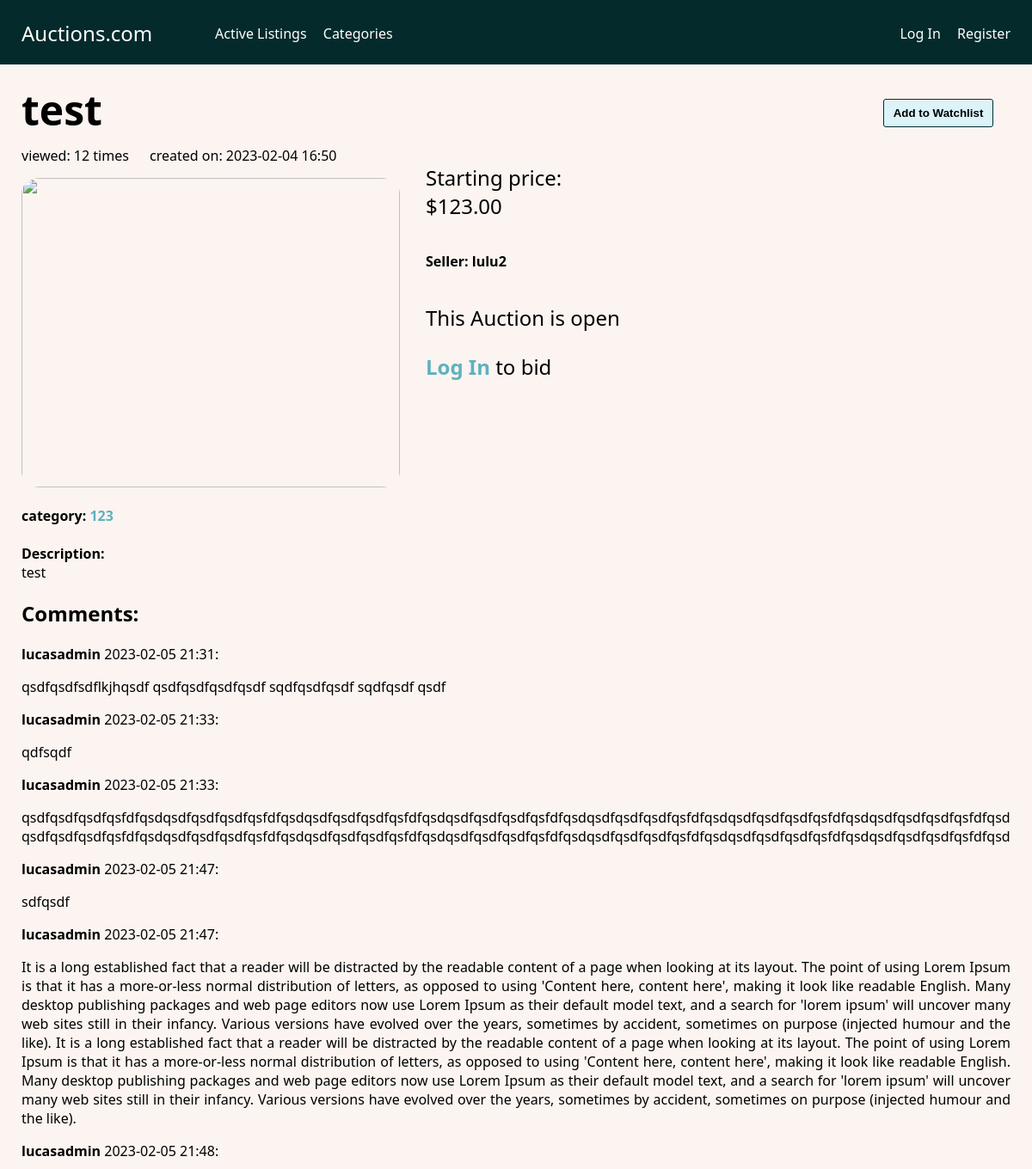
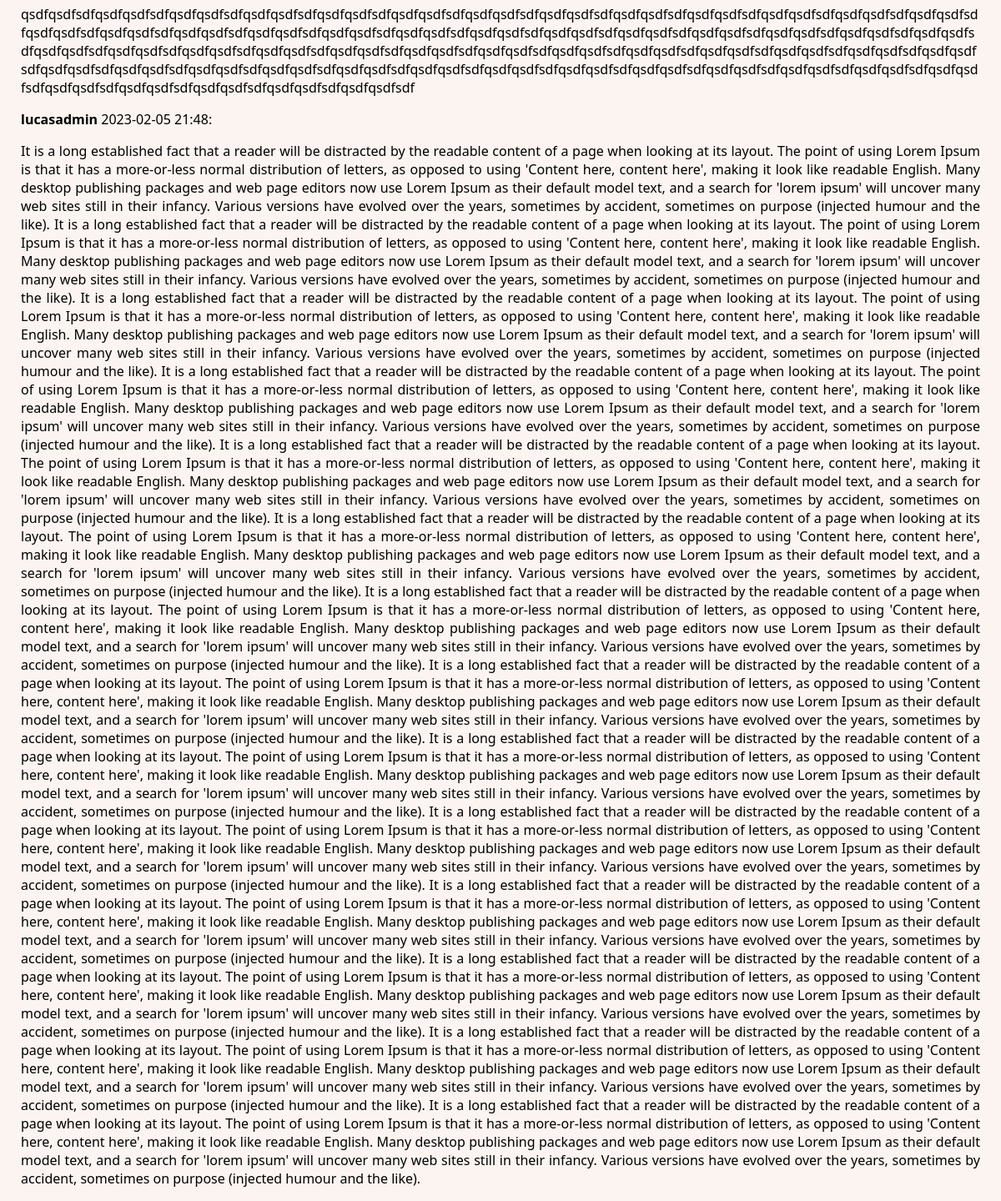
/listing/11, run on the app's committed database (2 pictures, top to bottom).
### auctions/models.py (models this page shows)
class Listing(models.Model):
    id = models.AutoField(primary_key=True)
    title = models.CharField(max_length=100)
    description = models.TextField()
    starting_price = models.DecimalField(max_digits=10, decimal_places=2)
    image = models.URLField(max_length=20000, blank=True)
    created_at = models.DateTimeField(auto_now_add=True)
    is_active = models.BooleanField(default=True)
    winner = models.ForeignKey(User, on_delete=models.SET_NULL, blank=True, null=True, related_name='listing_winner')
    number_of_views = models.PositiveIntegerField(default=0)
    seller = models.ForeignKey(User, on_delete=models.CASCADE, related_name='listing_user')
    watchlist = models.ManyToManyField(User, related_name='listing_watcher', blank=True )
    category = models.CharField(max_length=100, blank=True)

class User(AbstractUser):
    pass

class Comment(models.Model):
    id = models.AutoField(primary_key=True)
    text = models.TextField()
    created_at = models.DateTimeField(auto_now_add=True)
    author = models.ForeignKey(User, on_delete=models.CASCADE)
    listing = models.ForeignKey(Listing, on_delete=models.CASCADE)

### auctions/views.py (the view)
# urls.py: path("listing/<str:id>", views.listing, name="listing"),
def listing(request, id):
    listing = get_object_or_404(Listing, id=id)
    highest_bid = Bid.objects.filter(listing=id).aggregate(Max('price'))['price__max']
    users_watching = Listing.objects.get(pk=id).watchlist.all()
    highest_bidder = get_highest_bidder(id)
    added_to_watchlist = request.user in users_watching
    comments = Comment.objects.filter(listing=id).all()
    if 'has_viewed_listing_{}'.format(id) not in request.session:
        request.session['has_viewed_listing_{}'.format(id)] = True
        listing.number_of_views += 1
        listing.save()
    bid_message = request.session.get('bid_message', '')
    request.session['bid_message'] = ''
    return render(request, "auctions/listing.html", {
        "listing": Listing.objects.get(pk=id),
        "current_price": highest_bid,
        "added_to_watchlist": added_to_watchlist,
        "bid": BidForm(),
        "bid_message": bid_message,
        "highest_bidder": highest_bidder,
        "new_comment": CommentForm(),
        "comments": comments,
    })

### auctions/views.py (called while the page is built)
def get_highest_bidder(listing_id):
    highest_bid = Bid.objects.filter(listing=listing_id).order_by('-price').first()
    if highest_bid:
        return highest_bid.bidder.username
    return None

### auctions/templates/auctions/listing.html (shortened to what this page needs)
{% extends "auctions/layout.html" %}
{% block body %}
    <div class="listing-view">
            <div class="title">{{listing.title}}</div>
            <div class="subtitle"> <div class="viewed">viewed: {{listing.number_of_views}} times</div>
            <div class="created">created on: {{listing.created_at|date:'Y-m-d H:i'}}</div></div>
            <div class="watchlist">
                <form action="{% url 'auctions:watchlist'%}" method="post">
                    {% if added_to_watchlist == True %}
                    <button type="submit" name="remove" value="1" class="button-8" role="button">Remove from Watchlist</button>
                    {% else %}
                    <button type="submit" name="remove" value="" class="button-8 active" role="button">Add to Watchlist</button>
                    {% endif %}
                </form>
            </div>
            <div class="image-listing">
                {% if not listing.image %}
                <img src="https://t3.ftcdn.net/jpg/04/62/93/66/360_F_462936689_BpEEcxfgMuYPfTaIAOC1tCDurmsno7Sp.jpg" alt="" srcset="">
                {% else %}
                <img src={{listing.image}} alt="" srcset="">
                {% endif %}
            </div>
            <div class="price-bid">
                    <div class"price-status">
                        {% if current_price %}
                        Current price:
                        {% else %}
                        Starting price:
                        {% endif %}
                    </div>
                    <div class"price-price">
                        {% if current_price %}
                        ${{current_price}}
                        {% else %}
                        ${{listing.starting_price}}
                        {% endif %}
                    </div>
                    <h6>Seller: {{listing.seller|truncatechars:50}}</h6>
                    {% if listing.is_active %}
                    <p>This Auction is open</p>
                        {% if user.is_authenticated %}
                            {% if user == listing.seller %}
                                <form action="{% url 'auctions:close_auction'%}" method="post">
                                    {% csrf_token %}
                                    <button type="submit" class="button-8" role="button">Close Auction</button>
                                    <input type="hidden" name="listing_id" value={{listing.id}}>
                                </form>
                            {% else %}
                            {% if bid_message %}{{bid_message}}{% endif %} <br>
                            Make a new Bid:
                                <form action="{% url 'auctions:bid'%}" method="post">
                                    {% csrf_token %}
                                    <input type="hidden" name="listing_id" value={{listing.id}}>
                                    {{ bid.price }}
                                    <button type="submit" class="button-8" role="button">NEW BID</button>
                                </form>
                            {% endif %}
                        {% else %}
                        <a href="{% url 'auctions:login' %}">Log In</a> to bid
                        {% endif %}
                    {% endif %}
            </div>
            <br>
            {% if listing.category %}
            <b>category: <a styles={display=inline}"display" href="{% url 'auctions:category_search' listing.category %}">{{listing.category}}</a></b>
            {% else %}
            uncategorized
            {% endif %}
            <br>
            <br>
            <b>Description:</b> <br>
            {{ listing.description}}
            <div class="comment_section">
                <h2>Comments:</h2>
                {% for comment in comments %}
                    <p><b>{{comment.author}}</b> {{comment.created_at|date:'Y-m-d H:i'}}:</p>
                    <p class="text-comment">{{comment.text}}</p>
                {% empty %}
                <p>No comments yet</p>
                {% endfor %}
            </div>
    </div>
{% endblock %}

### auctions/static/auctions/styles.css (style rules this page uses)
body { margin: 0%; padding: 0%; font-family: system-ui, -apple-system, BlinkMacSystemFont, "Segoe UI", Roboto, Oxygen, Ubuntu, Cantarell, "Open Sans", "Helvetica Neue", sans-serif; background-color: rgb(251, 244, 240); text-align: justify; word-wrap: break-word; }
body a { text-decoration: none; color: inherit; }
.wrapper a { color: #5eb1bf; font-weight: bold; }
.button-8 { background-color: rgb(219, 243, 249); border-radius: 3px; border: 1px solid #042a2b; box-shadow: rgba(255, 255, 255, 0.7) 0 1px 0 0 inset; box-sizing: border-box; color: black; cursor: pointer; display: inline-block; font-weight: bold; line-height: 1.15385; margin: 0; outline: none; padding: 8px 0.8em; position: relative; text-align: center; text-decoration: none; -moz-user-select: none; -ms-user-select: none; user-select: none; -webkit-user-select: none; touch-action: manipulation; vertical-align: baseline; white-space: nowrap; }
.listing-view { margin-top: 20px; position: relative; }
.listing-view a { color: #5eb1bf; }
.listing-view .title { margin-bottom: 10px; font-size: 3rem; font-weight: bold; }
.listing-view .subtitle { margin-bottom: 15px; }
.listing-view .subtitle .created { padding-left: 20px; display: inline; }
.listing-view .subtitle .viewed { display: inline; }
.listing-view .watchlist { position: absolute; top: 20px; right: 20px; }
.listing-view .price-bid { position: absolute; top: 95px; left: 470px; font-size: x-large; }
.listing-view .image-listing { height: 360px; width: 440px; position: relative; border-radius: 5%; }
.listing-view .image-listing img { border-radius: 5%; width: 100%; height: 100%; -o-object-fit: cover; object-fit: cover; }

### data on the page
Listing: title "test", number_of_views "12", created_at "2023-02-04 16:50", starting_price "123.00", seller "lulu2", category "123", description "test"
Comment: author "lucasadmin", created_at "2023-02-05 21:31", text "qsdfqsdfsdflkjhqsdf qsdfqsdfqsdfqsdf sqdfqsdfqsdf sqdfqsdf qsdf"
Comment: author "lucasadmin", created_at "2023-02-05 21:33", text "qdfsqdf"
Comment: author "lucasadmin", created_at "2023-02-05 21:33", text "qsdfqsdfqsdfqsfdfqsdqsdfqsdfqsdfqsfdfqsdqsdfqsdfqsdfqsfdfqsdqsdfqsdfqsdfqsfdfqsdqsdfqsdfqsdfqsfdfqsdqsdfqsdfqsdfqsfdfqsdqsdfqsdfqsdfqsfdfqsdqsdfqsdfqsdfqsfdfqsdqsdfqsdfqsdfqsfdfqsdqsdfqsdfqsdfqsfdfqsdqsdfqsdfqsdfqsfdfqsdqsdfqsdfqsdfqsfdfqsdqsdfqsdfqsdfqsfdfqsdqsdfqsdfqsdfqsfdfqsd"
Comment: author "lucasadmin", created_at "2023-02-05 21:47", text "sdfqsdf"
Comment: author "lucasadmin", created_at "2023-02-05 21:47", text "It is a long established fact that a reader will be distracted by the readable content of a page when looking at its layout. The point of using Lorem Ipsum is that it has a more-or-less normal distribution of letters, as opposed to using 'Content here, content here', making it look like readable English. Many desktop publishing packages and web page editors now use Lorem Ipsum as their default model text, and a search for 'lorem ipsum' will uncover many web sites still in their infancy. Various versions have evolved over the years, sometimes by accident, sometimes on purpose (injected humour and the like). It is a long established fact that a reader will be distracted by the readable…"
Comment: author "lucasadmin", created_at "2023-02-05 21:48", text "qsdfqsdfsdfqsdfqsdfsdfqsdfqsdfsdfqsdfqsdfsdfqsdfqsdfsdfqsdfqsdfsdfqsdfqsdfsdfqsdfqsdfsdfqsdfqsdfsdfqsdfqsdfsdfqsdfqsdfsdfqsdfqsdfsdfqsdfqsdfsdfqsdfqsdfsdfqsdfqsdfsdfqsdfqsdfsdfqsdfqsdfsdfqsdfqsdfsdfqsdfqsdfsdfqsdfqsdfsdfqsdfqsdfsdfqsdfqsdfsdfqsdfqsdfsdfqsdfqsdfsdfqsdfqsdfsdfqsdfqsdfsdfqsdfqsdfsdfqsdfqsdfsdfqsdfqsdfsdfqsdfqsdfsdfqsdfqsdfsdfqsdfqsdfsdfqsdfqsdfsdfqsdfqsdfsdfqsdfqsdfsdfqsdfqsdfsdfqsdfqsdfsdfqsdfqsdfsdfqsdfqsdfsdfqsdfqsdfsdfqsdfqsdfsdfqsdfqsdfsdfqsdfqsdfsdfqsdfqsdfsdfqsdfqsdfsdfqsdfqsdfsdfqsdfqsdfsdfqsdfqsdfsdfqsdfqsdfsdfqsdfqsdfsdfqsdfqsdfsdfqsdfqsdfsdfqsdfqsdfsdfqsdfqsdfsdfqsdfqsdfsdfqsdfqsdfsdfqsdfqsdfsdf"
Comment: author "lucasadmin", created_at "2023-02-05 21:48", text "It is a long established fact that a reader will be distracted by the readable content of a page when looking at its layout. The point of using Lorem Ipsum is that it has a more-or-less normal distribution of letters, as opposed to using 'Content here, content here', making it look like readable English. Many desktop publishing packages and web page editors now use Lorem Ipsum as their default model text, and a search for 'lorem ipsum' will uncover many web sites still in their infancy. Various versions have evolved over the years, sometimes by accident, sometimes on purpose (injected humour and the like). It is a long established fact that a reader will be distracted by the readable…"
